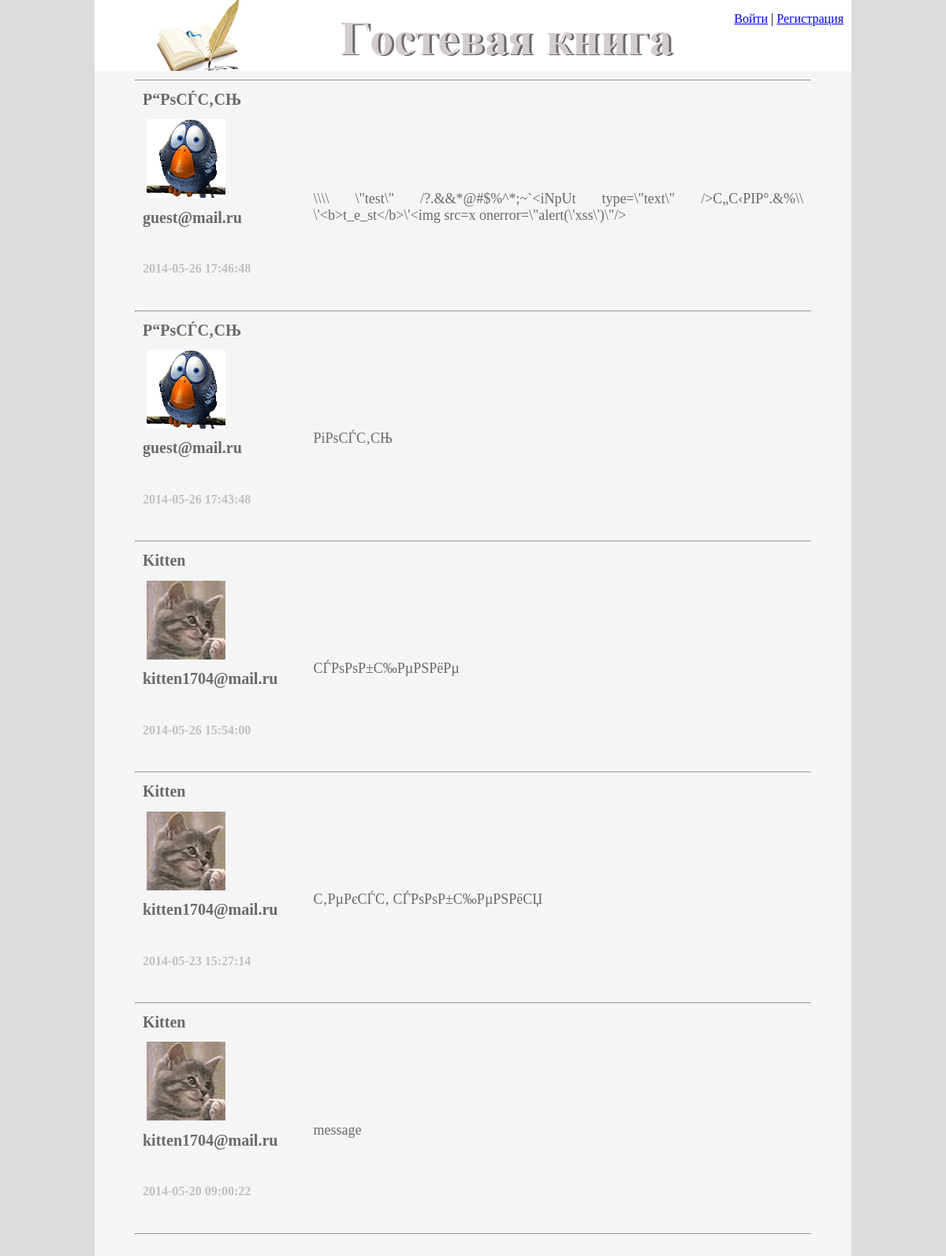
The page / on the database its author committed.
### tables this page shows
CREATE TABLE IF NOT EXISTS `posts` (
  `pID` int(11) NOT NULL AUTO_INCREMENT,
  `userID` int(11) NOT NULL,
  `ptext` varchar(1000) NOT NULL,
  `pdate` timestamp NOT NULL DEFAULT CURRENT_TIMESTAMP,
  PRIMARY KEY (`pID`)
);

CREATE TABLE IF NOT EXISTS `users` (
  `uID` int(11) NOT NULL AUTO_INCREMENT,
  `uname` text NOT NULL,
  `usname` text NOT NULL,
  `uemail` text NOT NULL,
  `upassword` text NOT NULL,
  `uavatar` text NOT NULL,
  PRIMARY KEY (`uID`)
);

### index.php (the view, shortened to what this page needs)
<?php
include_once("dbcon.php");
print '
<html>
	<head>
		<meta http-equiv="Content-Tipe" content="text/html; charset=utf-8">
		<link rel="shortcut icon" href="img/main_ico.png" type="image/x-icon">
		<title>Гостевая книга</title>
		<link rel="stylesheet" type="text/css" href="guestbook_style.css" >
	</head>
	<body>
		<div class="container">
			<div class="title">';
			if (isset($_SESSION['uID']))
			{
			print'
			<div class="title_links"><a href="profile.php">Редактировать профиль</a>&nbsp;|&nbsp;<a href="logout.php">Выход</a>';
			}
			else
			{
			print'
			<div class="title_links"><a href="login.php">Войти</a>&nbsp;|&nbsp;<a href="reg.php">Регистрация</a>';
			}
			print'</div>
			</div>
			<div class="messages">';
	$sql_select_messages = mysql_query ("SELECT  posts.ptext, posts.pdate, users.uname, users.usname, users.uemail, users.uavatar FROM posts LEFT JOIN users ON users.uID = posts.userID ORDER BY posts.pdate DESC", $db);
	$arr = mysql_fetch_array ($sql_select_messages);
	if ($arr==0)
	{echo "<h3>В книге пока нет записей.</h3>";}
	else
	{
        echo "<table>";
	echo "<tr><td colspan='2' height=10px><hr></td></tr>";
	do
	{
		echo "<tr><td width=25%><h1>".htmlspecialchars($arr['uname'])." ";
		echo htmlspecialchars($arr['usname'])."</h1>";
		echo "<div class='avatar'><img src=".$arr['uavatar']."></div>";
        echo "<h1>".htmlspecialchars($arr['uemail'])."</h1><br>";
		echo "<h2>".htmlspecialchars($arr['pdate'])."</h2><br></td>";
		echo "<td><p>".htmlspecialchars($arr['ptext'])."</p></td></tr>";
		echo "<tr><td colspan='2'><hr></td></tr>";
	}
	while ($arr = mysql_fetch_array ($sql_select_messages));
	echo "</table>";
       	}
print'
		</div>
		<div class="clear"></div>
		</div>';
	print'
	</body>
</html>';
?>

### guestbook_style.css (style rules this page uses)
﻿ body, html { height: 100%; background:center; background-color: #DCDCDC; margin:0px; padding:0px; text-align:center; overflow: auto; }
h1 { color:#696969; font-size:20px; text-align:left; padding-left:10px; }
h2 { color: #C0C0C0; font-size:16px; text-align:left; padding-left:10px; }
p { color: #696969; font-size: 18px; text-align:justify; padding-left:10px; padding-right:10px; margin-top:30px; }
.container { position: relative; background-color: #F5F5F5; width:80%; margin:0 auto; padding-bottom:20px; }
.title { height:95px; background-image:url(img/title.png); margin:0 auto; padding-top:15px; height:75px; }
.title_links { float:right; padding:0; margin: 0 auto; margin-right:10px; }
.messages { margin:0 auto; }
table { width:90%; margin:auto; }
.avatar { width:100px; height:100px; margin:0 auto; margin-left:15px; margin-right: 20px; padding:0; }

### rows shown on the page
posts: userID.uname "Р“РѕСЃС‚СЊ", userID.uavatar (picture), userID.uemail "guest@mail.ru", pdate "2014-05-26 17:46:48", ptext "\\\\\\\\ \\\"test\\\" /?.&&*@#$%^*;~`<iNpUt type=\\\"text\\\" />С„С‹РІР°.&%\\\\ \\'<b>t_e_st</b>\\'<img src=x onerror=\\\"alert(\\'xss\\')\\\"/>"
posts: userID.uname "Р“РѕСЃС‚СЊ", userID.uavatar (picture), userID.uemail "guest@mail.ru", pdate "2014-05-26 17:43:48", ptext "РіРѕСЃС‚СЊ"
posts: userID.uname "Kitten", userID.uavatar (picture), userID.uemail "kitten1704@mail.ru", pdate "2014-05-26 15:54:00", ptext "СЃРѕРѕР±С‰РµРЅРёРµ"
posts: userID.uname "Kitten", userID.uavatar (picture), userID.uemail "kitten1704@mail.ru", pdate "2014-05-23 15:27:14", ptext "С‚РµРєСЃС‚ СЃРѕРѕР±С‰РµРЅРёСЏ"
posts: userID.uname "Kitten", userID.uavatar (picture), userID.uemail "kitten1704@mail.ru", pdate "2014-05-20 09:00:22", ptext "message"
